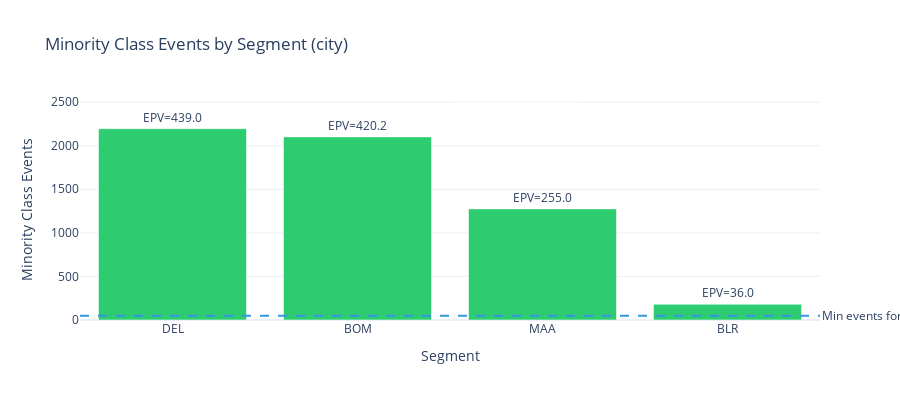

Notebook source saved alongside this figure:
### Markdown cell above
### 6.3.2 Segment-Specific Capacity (for Multi-Model Strategy)

When considering **separate models per customer segment**, each segment must have sufficient data to support the feature set. This analysis shows whether segmented modeling is viable.

**📖 Single Model vs Segment Models:**

| Approach | When to Use | Pros | Cons |
|----------|------------|------|------|
| **Single Model** | Small data, uniform segments | More data per model, simpler | May miss segment-specific patterns |
| **Segment Models** | Large data, distinct segments | Tailored patterns | Need sufficient data per segment |
| **Hybrid** | Mixed segment sizes | Best of both | More complex to maintain |

### Code cell
# Segment Capacity Analysis
categorical_cols = [
    name for name, col in findings.columns.items()
    if col.inferred_type in [ColumnType.CATEGORICAL_NOMINAL, ColumnType.CATEGORICAL_ORDINAL]
]

print("=" * 70)
print("SEGMENT CAPACITY ANALYSIS")
print("=" * 70)

if findings.target_column and categorical_cols and 'numeric_features' in dir():
    # Analyze the first categorical column as potential segment
    segment_col = categorical_cols[0]
    
    print(f"\n📊 Analyzing segments by: {segment_col}")
    print(f"   Features to evaluate: {len(numeric_features)}")
    
    segment_result = capacity_analyzer.analyze_segment_capacity(
        df,
        feature_cols=numeric_features,
        target_col=findings.target_column,
        segment_col=segment_col,
    )
    
    print(f"\n🎯 RECOMMENDED STRATEGY: {segment_result.recommended_strategy.replace('_', ' ').title()}")
    print(f"   Reason: {segment_result.strategy_reason}")
    
    # Segment details table
    segment_data = []
    for seg_name, cap in segment_result.segment_capacities.items():
        segment_data.append({
            "Segment": seg_name,
            "Samples": cap.total_samples,
            "Minority Events": cap.minority_class_samples,
            "EPV": f"{cap.events_per_variable:.1f}",
            "Max Features (EPV=10)": cap.recommended_features_moderate,
            "Status": cap.capacity_status.title()
        })
    
    segment_df = pd.DataFrame(segment_data)
    segment_df = segment_df.sort_values("Samples", ascending=False)
    display(segment_df)
    
    # Visualization
    fig = go.Figure()
    
    max_events = 0
    for seg_name, cap in segment_result.segment_capacities.items():
        color = "#2ecc71" if cap.capacity_status == "adequate" else "#f39c12" if cap.capacity_status == "limited" else "#e74c3c"
        fig.add_trace(go.Bar(
            name=seg_name,
            x=[seg_name],
            y=[cap.minority_class_samples],
            marker_color=color,
            text=[f"EPV={cap.events_per_variable:.1f}"],
            textposition='outside'
        ))
        max_events = max(max_events, cap.minority_class_samples)
    
    # Add threshold line
    threshold_events = len(numeric_features) * 10  # EPV=10 threshold
    fig.add_hline(
        y=threshold_events,
        line_dash="dash",
        line_color="#3498db",
        annotation_text=f"Min events for {len(numeric_features)} features (EPV=10)",
        annotation_position="right"
    )
    
    # Calculate y-axis range to fit labels
    y_max = max(max_events, threshold_events)
    fig.update_layout(
        title=f"Minority Class Events by Segment ({segment_col})",
        xaxis_title="Segment",
        yaxis_title="Minority Class Events",
        yaxis_range=[0, y_max * 1.15],  # Add 15% headroom for labels
        template='plotly_white',
        height=400,
        showlegend=False,
    )
    display_figure(fig)
    
    print("\n📋 SEGMENT RECOMMENDATIONS:")
    for rec in segment_result.recommendations:
        print(f"   {rec}")
    
    if segment_result.viable_segments:
        print(f"\n   ✅ Viable for separate models: {', '.join(segment_result.viable_segments)}")
    if segment_result.insufficient_segments:
        print(f"   ⚠️ Insufficient data: {', '.join(segment_result.insufficient_segments)}")
    
    # Store in findings
    findings.metadata["segment_capacity"] = segment_result.to_dict()
else:
    print("\n⚠️ No categorical columns available for segment analysis.")
    print("   Segment capacity analysis requires at least one categorical column.")

### Figure 1 — Plotly figure (JSON) as saved in the notebook; plotly's stock layout.template omitted (floating-point values rounded to 4 significant figures)
{"data": [{"marker": {"color": "#2ecc71"}, "name": "DEL", "text": ["EPV=439.0"], "textposition": "outside", "type": "bar", "x": ["DEL"], "y": [2195]}, {"marker": {"color": "#2ecc71"}, "name": "BOM", "text": ["EPV=420.2"], "textposition": "outside", "type": "bar", "x": ["BOM"], "y": [2101]}, {"marker": {"color": "#2ecc71"}, "name": "MAA", "text": ["EPV=255.0"], "textposition": "outside", "type": "bar", "x": ["MAA"], "y": [1275]}, {"marker": {"color": "#2ecc71"}, "name": "BLR", "text": ["EPV=36.0"], "textposition": "outside", "type": "bar", "x": ["BLR"], "y": [180]}], "layout": {"annotations": [{"showarrow": false, "text": "Min events for 5 features (EPV=10)", "x": 1, "xanchor": "left", "xref": "x domain", "y": 50, "yanchor": "middle", "yref": "y"}], "height": 400, "shapes": [{"line": {"color": "#3498db", "dash": "dash"}, "type": "line", "x0": 0, "x1": 1, "xref": "x domain", "y0": 50, "y1": 50, "yref": "y"}], "showlegend": false, "title": {"text": "Minority Class Events by Segment (city)"}, "xaxis": {"title": {"text": "Segment"}}, "yaxis": {"range": [0, 2524.0], "title": {"text": "Minority Class Events"}}}}
